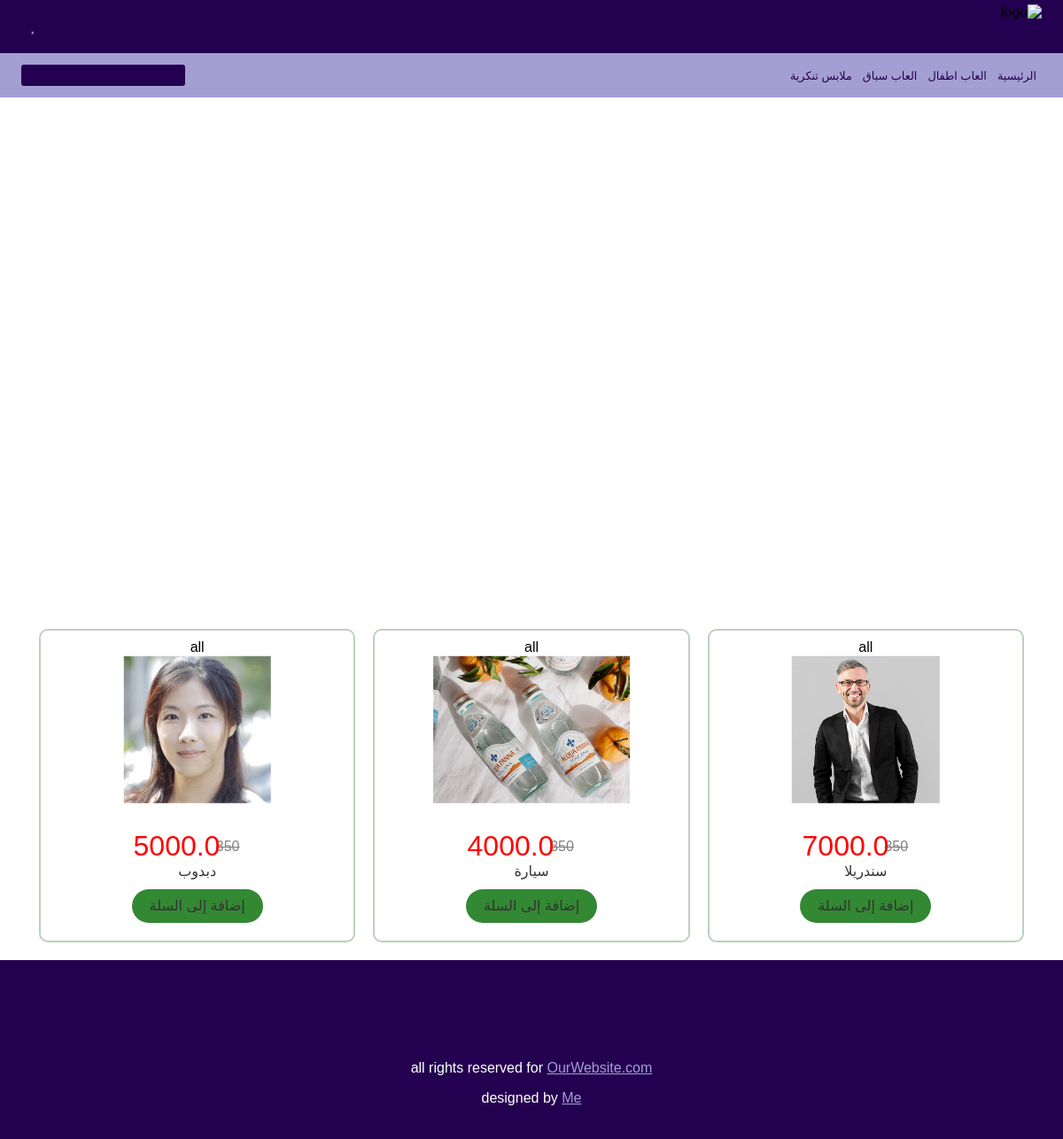
The page / on the database its author committed.
### core/models.py (models this page shows, shortened)
class Category(models.Model):
    category_name= models.CharField(max_length=200)

class Product(models.Model):
    name= models.CharField(max_length=300,verbose_name='اسم المنتج')
    category= models.ForeignKey('Category', on_delete=models.CASCADE, verbose_name='اسم الفئة')
    description=models.TextField(verbose_name='التفاصيل')
    price=models.FloatField(default=0.0,verbose_name='السعر')
    count=models.IntegerField(default=0,verbose_name='الكمية')
    image=models.ImageField(upload_to='images/',verbose_name='صورة العرض',null= True)

### core/views.py (the view)
# urls.py: path('', views.index, name='index'),
def index(request):
    products = Product.objects.all()[:30]
    images= Pictuers.objects.all()
    categories = Category.objects.all()
    return render(request, 'core/index.html',{'products': products,
                                              'images':images,
                                              'categories':categories
                                              })

### templates/core/index.html (shortened to what this page needs)
{% extends 'core/hf.html'%}
{%block index%}
    <section id="hero">
    </section>
    <section id="products">
        <div class="container">
            <div class="procucts_grid">
            {% for product in products %}
                <div class="product" data-category="all">
                    <div class="img_holder">
                        <a href="{% url 'product_details' product.pk%}">
                            <img src="{{ MEDIA_URL }}{{product.image.url}}" alt="prodcut">
                        </a>
                    </div>
                    <div class="details">
                        <div class="prices">
                            <span class="old-price">350</span>
                            <span class="current-price">{{product.price}}</span>
                        </div>
                        <a href="#">
                            <div class="product_name">{{product.name}}</div>
                        </a>
                        <button class="add_cart"><a href="{% url 'add_to_cart' product.pk%}">إضافة إلى السلة</a></button>
                    </div>
                </div>
            {% endfor %}
            </div>
            </div>
    </section>
{%endblock index%}

### templates/core/hf.html (shortened to what this page needs)
{% load static %}
<!DOCTYPE html>
<html lang="en">
<head>
    <link rel="stylesheet" href="{% static 'fonts/fontawesome-free-5.15.1-web/css/all.css'%}">
    <link rel="stylesheet" href="{% static 'css/normalize.css'%}">
    <link rel="stylesheet" href="{% static 'dist/assets/owl.theme.default.min.css'%}">
    <link rel="stylesheet" href="{% static 'dist/assets/owl.carousel.min.css'%}">
    <link rel="stylesheet" href="{% static 'css/style.css'%}">
</head>
<body>
    <header id="header">
        <nav class="user_nav">
            <div class="container" id="user_nav">
                <img src="{% static 'imgs/logo.png'%}" alt="logo" class="logo">
                    <ul id="user_panel">
                        <li class="dropdown_opener">
                            <i class="fas fa-user"></i>
                        </li>
                        <li><a href="#"><i class="fas fa-globe"></i></a></li>
                        <li><a href="{% url 'orderlist'%}"><i class="fas fa-shopping-cart"></i></a></li>
                        <li><a href="#"><i class="fas fa-heart"></i></a></li>
                    </ul>
            </div>
        </nav>
        <nav class="categories_nav">
          <div id="categories_nav" class="container">
                  <ul class="categories_ul">
                      <li><a href="{% url 'index'%}">الرئيسية</a></li>
                      {%for category in categories%}
                        <li><a href="#">{{category.category_name}}</a></li>
                      {%endfor%}
                  </ul>
              <form action="">
                  <div class="input">
                      <label for="search_categories" id='search_categories_label'>
                          <i class="fa fa-search"></i>
                      </label>
                      <input type="search" name="search_categories" id="search_categories">
                  </div>
              </form>
          </div>
      </nav>
  </header>
  {%block index%}
  {%endblock index%}
<footer id="footer" class='footer'>
    <div class="container">
        <ul>
            <li><a href="#"><i class="fab fa-facebook"></i></a></li>
            <li><a href="#"><i class="fab fa-twitter"></i></a></li>
            <li><a href="#"><i class="fab fa-instagram"></i></a></li>
            <li><a href="#"><i class="fab fa-linkedin"></i></a></li>
        </ul>
        <div class="info">
            <p>all rights reserved for <a href="#">OurWebsite.com</a></p>
            <p>designed by <a href="#">Me</a></p>
        </div>
    </div>
</footer>
</body>
</html>

### static/css/style.css (style rules this page uses)
html { overflow-X: hidden; direction: rtl; }
.fa-search { color: white; }
body { margin: 0; padding: 0; --main: #a49fd3; --main_bg: #240050; font-family: 'Cairo', sans-serif; }
.container { width: min(100% - 3rem, 1200px); margin: auto; }
.user_nav { background: var(--main_bg); }
header#header #user_nav { display: flex; justify-content: space-between; align-items: center; height: 60px; }
header#header #user_nav ul { list-style: none; margin: 0; padding: 0; }
header#header #user_nav > ul { display: flex; }
header#header #user_nav > ul > li { margin: 0 10px; }
header#header #user_nav li.dropdown_opener { position: relative; }
header#header #user_nav .logo { height: min(70px, 85%); }
header#header #user_nav #user_panel i { color: var(--main); transition: .2s }
header#header .categories_nav { background: var(--main); }
header#header #categories_nav { display: flex; align-items: center; justify-content: space-between; height: 50px; }
header#header .categories_nav ul { margin: 0; padding: 0; display: flex; list-style: none; }
header#header .categories_nav ul li { margin: 6px; }
header#header .categories_nav ul li a { text-decoration: none; font-size: .8rem; position: relative; color: var(--main_bg); }
header#header .categories_nav ul li a::before { content: ""; position: absolute; width: 0%; height: 2px; background: var(--main_bg); bottom: -3px; right: 0; transition: .3s; }
header#header .categories_nav form .input { position: relative; }
header#header .categories_nav form .input input { position: relative; padding: 5px 10px; border: none; background: var(--main_bg); border-radius: 3px; color: var(--main); font-size: .8rem; transition: .2s; }
header#header .categories_nav form .input label { position: absolute; left: 7px; top: 50%; transform: translateY(-50%); color: red; z-index: 10; cursor: pointer; }
#hero { height: 70vh; background-size: cover; text-align: center; }
section#products { padding: 20px; }
section#products .procucts_grid { margin-top: 20px; display: grid; grid-template-columns: repeat(auto-fit, minmax(200px, 1fr)); gap: 20px; }
section#products .procucts_grid .product { height: 350px; border: 2px solid #3735; text-align: center; display: flex; flex-direction: column; border-radius: 10px; }
section#products .procucts_grid .product::before { content: attr(data-category); margin-top: 10px; }
section#products .procucts_grid .product .img_holder { height: 200px; position: relative; }
section#products .procucts_grid .product .img_holder img { max-width: 100%; max-height: 100%; position: absolute; top: 50%; left: 50%; transform: translate(-50%, -50%); }
section#products .procucts_grid .product .details { margin: 20px 0; }
section#products .procucts_grid .product .details > * { margin-top: 10px; }
section#products .procucts_grid .product .details .prices { display: flex; justify-content: center; user-select: none; }
section#products .procucts_grid .product .details .prices > * { margin: 10px; display: block; }
section#products .procucts_grid .product .details a { color: #333; text-decoration: none; }
section#products .procucts_grid .product .details button.add_cart { background: #338833; color: white; border: none; border-radius: 100px; padding: 10px 20px; }
footer#footer.footer { background: var(--main_bg); padding: 20px; }
footer#footer.footer ul { display: flex; justify-content: center; padding: 20px; }
footer#footer.footer ul { list-style: none; margin: 0; }
footer#footer.footer ul li a { margin: 0 20px; font-size: 2rem; color: var(--main); }
footer#footer.footer .info { text-align: center; font-size: 1rem; color: white; }
footer#footer.footer .info a { color: var(--main); }
.old-price { color: gray; text-decoration: line-through; }
.current-price { color: red; transform: scale(2); }

### rows shown on the page
Category: category_name "العاب اطفال"
Category: category_name "العاب سباق"
Category: category_name "ملابس تنكرية"
Product: image (picture), price "7000.0", name "سندريلا"
Product: image (picture), price "4000.0", name "سيارة"
Product: image (picture), price "5000.0", name "دبدوب"
